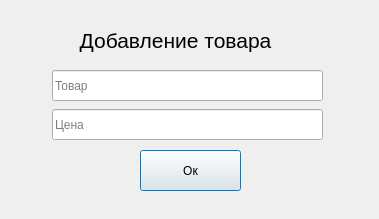
<?xml version="1.0" encoding="UTF-8"?>
<ui version="4.0">
 <class>Dialog_addProduct_master</class>
 <widget class="QDialog" name="Dialog_addProduct_master">
  <property name="geometry">
   <rect>
    <x>0</x>
    <y>0</y>
    <width>379</width>
    <height>219</height>
   </rect>
  </property>
  <property name="minimumSize">
   <size>
    <width>379</width>
    <height>219</height>
   </size>
  </property>
  <property name="maximumSize">
   <size>
    <width>379</width>
    <height>219</height>
   </size>
  </property>
  <property name="windowTitle">
   <string>Dialog</string>
  </property>
  <widget class="QPushButton" name="btn_add_product">
   <property name="geometry">
    <rect>
     <x>140</x>
     <y>150</y>
     <width>101</width>
     <height>41</height>
    </rect>
   </property>
   <property name="text">
    <string>Ок</string>
   </property>
  </widget>
  <widget class="QLineEdit" name="le_product_name">
   <property name="geometry">
    <rect>
     <x>52</x>
     <y>70</y>
     <width>271</width>
     <height>31</height>
    </rect>
   </property>
   <property name="placeholderText">
    <string>Товар</string>
   </property>
  </widget>
  <widget class="QLineEdit" name="le_product_cost">
   <property name="geometry">
    <rect>
     <x>52</x>
     <y>109</y>
     <width>271</width>
     <height>31</height>
    </rect>
   </property>
   <property name="placeholderText">
    <string>Цена</string>
   </property>
  </widget>
  <widget class="QLabel" name="label">
   <property name="geometry">
    <rect>
     <x>40</x>
     <y>10</y>
     <width>271</width>
     <height>61</height>
    </rect>
   </property>
   <property name="font">
    <font>
     <pointsize>16</pointsize>
    </font>
   </property>
   <property name="text">
    <string>&lt;html&gt;&lt;head/&gt;&lt;body&gt;&lt;p align=&quot;center&quot;&gt;Добавление товара&lt;/p&gt;&lt;/body&gt;&lt;/html&gt;</string>
   </property>
  </widget>
 </widget>
 <resources/>
 <connections/>
</ui>
